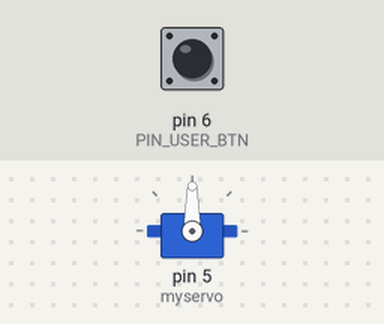
The sketch below on a simulated Arduino Uno, built with avr-gcc and run on an emulated ATmega328P. Shown: servo. Inputs (shaded band) come from the test bench; at power-on: pin 6 (PIN_USER_BTN) LOW. What the sketch prints to the serial monitor is not drawn.

Above: at 1.2 s.
1.3 s: pin 6 (PIN_USER_BTN) pulled HIGH for 3.2 s
At 5.2 s:
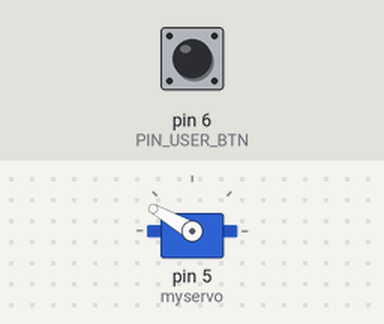
Timing chart, 0 to 6.7 s (numbered marks = the images above; inputs shaded):
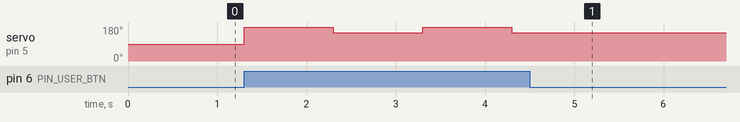

The sketch:

Andre-servo.ino
```cpp
#include <Servo.h>
#define PIN_USER_BTN    6
Servo   myservo;
boolean button_status;

void setup() {
  // put your setup code here, to run once:
  Serial.begin(9600);
  Serial.println("Start configuring remote");
  pinMode(PIN_USER_BTN, INPUT);
  button_status = false;
  myservo.attach(5);  // attaches the servo on pin 9 to the servo object

}

void loop() {
  // put your main code here, to run repeatedly:
  if ( !button_status && digitalRead(PIN_USER_BTN) == HIGH )  {
    button_status = true;
    myservo.write(180);
    delay(1000);
    myservo.write(150);
    delay(1000);
  } else if ( button_status && digitalRead(PIN_USER_BTN) == HIGH ) {
    button_status = false;
  }
}
```

Measured:
- after the input at 1.3 s, servo on pin 5 (myservo): alternates 180° for 1.0 s and 150° for 1.0 s, 4 changes in all, then stays 150°, starting at once
